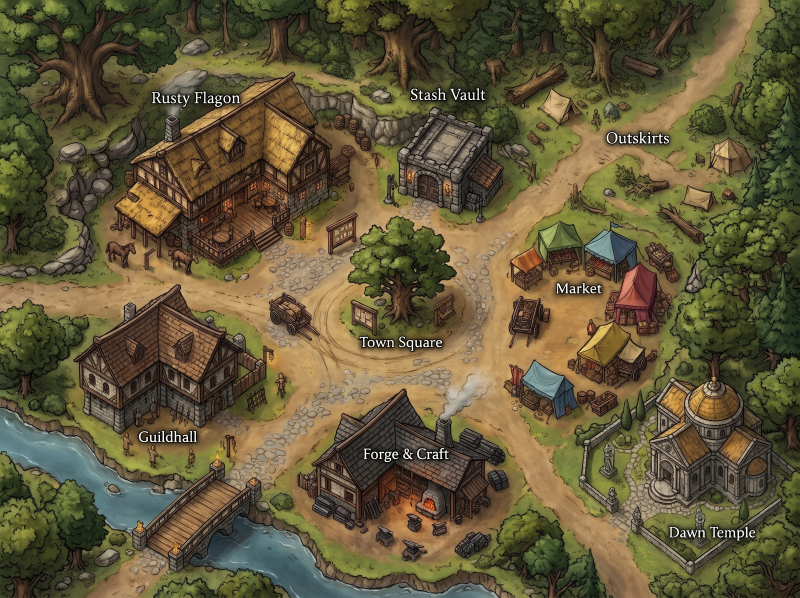
#> input picture Gemini_Generated_Image_8g96pf8g96pf8g96.jpg, 2400 x 1792 px (shown at 1/3 size)
$ python -i generate_all_tokens.py   (imports and definitions only)
#> lines starting #> are read from the running program, lines starting #| are printed output that depends on the picture
#> further down, picture is the input picture: PIL image 2400x1792 RGB; mean R, G, B 98.7, 88.6, 57.9
#!/usr/bin/env python3
"""
Chronicles of Oakhaven — 504 Race x Class Round Token Batch Generator
Uses the official Google GenAI SDK (google-genai >= 3.5.0) with Gemini Nano Banana 2.1
to generate unique illustrated round portraits for every Race x Class combination
in the exact hand-drawn dark ink & warm watercolor/gouache style of the Oakhaven map.

Usage:
  1. pip install -U google-genai pillow
  2. Set your Gemini API key:
       PowerShell:  $env:GEMINI_API_KEY="YOUR_KEY_HERE"
  3. Run:
       python scripts/generate_all_tokens.py                  # Generate all missing tokens (500 remaining)
       python scripts/generate_all_tokens.py --races human bearfolk elf
       python scripts/generate_all_tokens.py --model gemini-3.1-flash-lite-image --workers 4
       python scripts/generate_all_tokens.py --dry-run
"""
import argparse
import base64
import concurrent.futures
import io
import os
import sys
import time
from PIL import Image, ImageDraw

OUT_DIR = os.path.join("images", "tokens")
REF_MAP_PATH = "Gemini_Generated_Image_8g96pf8g96pf8g96.jpg"
REF_TOKEN_PATH = os.path.join("images", "Yogi Bee Token 2.png")
TOKEN_SIZE = 512

RACES = {
    "human": "Human frontier adventurer",
    "elf": "High Elf with long pointed ears, silver-blonde hair, and regal features",
    "dwarf": "Mountain Dwarf with stout build and thick braided auburn beard",
    "halfling": "Halfling with curly hair and nimble cheerful features",
    "half_orc": "Half-Orc with olive-green skin, lower tusks, and fierce brow",
    "bearfolk": "Bearfolk anthropomorphic brown grizzly bear",
    "centaur": "Centaur with noble human upper body and equine heritage harness",
    "dhampir": "Dhampir pale aristocratic half-vampire with subtle fangs",
    "midgard_dwarf": "Midgard Dwarf ring-forger with silver-streaked braided beard",
    "midgard_elf": "Midgard River Elf with pointed ears and dark hair woven with autumn leaves",
    "gearforged": "Gearforged living clockwork construct made of riveted brass, copper gears, and glowing amber eyes",
    "gnoll": "Gnoll anthropomorphic spotted hyena with tufted mane",
    "midgard_gnome": "Midgard Gnome with expressive eyes and clever tinkering goggles",
    "elfmarked_human": "Elfmarked Human with subtly pointed ears and arcane-touched features",
    "kariv_human": "Kariv Human nomadic traveler with colorful embroidered scarf and gold earrings",
    "midgard_kobold": "Midgard Kobold small scaled reptilian dragon-kin with clever golden eyes",
    "minotaur": "Minotaur horned bull-headed warrior with brass nose ring",
    "ratfolk": "Ratfolk anthropomorphic whisker-twitching rat adventurer",
    "ravenfolk": "Ravenfolk anthropomorphic glossy black-feathered raven humanoid with sharp beak",
    "shadow_fey": "Shadow Fey pale twilight elf with dark horns and nocturnal elegance",
    "trollkin": "Trollkin rugged green-grey tusked giant-kin with rough hide",
    "winterfolk_halfling": "Winterfolk Halfling bundled in frost-trimmed northern furs",
    "alseid": "Alseid woodland deer-centaur fey with delicate branching antlers",
    "erina": "Erina anthropomorphic hedgehog folk with bristling quills and bright dark eyes",
    "piney": "Piney wooden forest-folk with bark skin, pine-needle hair, and glowing sap eyes",
    "catfolk": "Catfolk anthropomorphic tawny feline adventurer with pointed ears and whiskers",
    "darakhul": "Darakhul gaunt pale underground ghoul-kin adventurer in hooded cloak",
    "derro": "Derro wild-eyed pale-blue subterranean dwarf with unruly white hair",
    "drow": "Drow obsidian-skinned dark elf with stark white hair and pointed ears",
    "southlands_dwarf": "Southlands Dwarf sun-bronzed desert dwarf with beaded black beard",
    "southlands_elf": "Southlands Elf sun-kissed desert elf with golden jewelry and pointed ears",
    "forest_gnome": "Forest Gnome mossy-haired woodland gnome with leaf accents",
    "midgard_halfling": "Midgard Halfling traveler with weathered hood and lucky charms",
    "mushroomfolk": "Mushroomfolk anthropomorphic myconid with spotted glowing mushroom cap head",
    "satarre": "Satarre gaunt pale planar-touched humanoid with glowing faint runes on skin",
    "shade": "Shade umbral shadow-wreathed humanoid with smoky glowing eyes",
}

CLASSES = {
    "warrior": "Warrior wearing steel plate and leather armor holding an iron longsword and shield",
    "rogue": "Rogue wearing a hooded dark leather cloak holding twin gleaming steel daggers",
    "arcanist": "Wizard wearing deep blue-and-gold scholar robes holding a glowing runed oak staff and spellbook",
    "cleric": "Cleric wearing gilded mail and white-and-gold vestments wielding a radiant blessed mace and sun shield",
    "ranger": "Ranger wearing a forest-green scout cloak and leather armor with a recurve bow and quiver",
    "barbarian": "Barbarian wearing rugged fur pelts and bone talismans wielding a massive notched greataxe",
    "bard": "Bard wearing a feathered cap and crimson-and-gold doublet strumming a carved wooden lute",
    "druid": "Druid adorned with oak leaves and moss-green robes holding a gnarled living-wood staff glowing with emerald magic",
    "monk": "Monk wearing saffron-and-brown wrapped martial robes in an unarmed combat stance with golden ki aura around wrapped fists",
    "paladin": "Paladin wearing shining fluted plate armor and crimson tabard wielding a glowing golden greatsword",
    "sorcerer": "Sorcerer wearing a dramatic embroidered cloak channeling crackling fire and lightning between bare hands",
    "warlock": "Warlock wearing a dark tattered hooded mantle holding a rune-etched pact grimoire with eerie violet-emerald eldritch energy",
    "theurge": "Theurge wearing royal ivory-and-sapphire vestments holding an illuminated arcane-divine libram with golden holy and blue arcane light",
    "witch": "Witch wearing a pointed wide-brimmed hat and herbalist shawl holding a twisted hawthorn wand and glowing green potion vial",
}


def make_circular_token(img: Image.Image) -> Image.Image:
    w, h = img.size
#> w = 2400; h = 1792
    side = min(w, h)
#> side = 1792
    left = (w - side) // 2
#> left = 304
    top = (h - side) // 2
#> top = 0
    im = img.crop((left, top, left + side, top + side)).resize((TOKEN_SIZE, TOKEN_SIZE), Image.Resampling.LANCZOS).convert("RGBA")
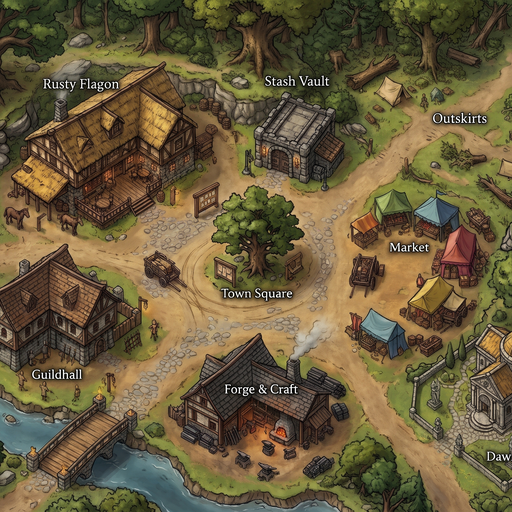
#> im: PIL image 512x512 RGBA; mean R, G, B, A 105.8, 92.1, 61, 255

    mask = Image.new("L", (TOKEN_SIZE * 2, TOKEN_SIZE * 2), 0)
#> mask: PIL image 1024x1024 L; every value is 0
    md = ImageDraw.Draw(mask)
    pad = 12
    md.ellipse((pad, pad, TOKEN_SIZE * 2 - pad, TOKEN_SIZE * 2 - pad), fill=255)
    mask = mask.resize((TOKEN_SIZE, TOKEN_SIZE), Image.Resampling.LANCZOS)
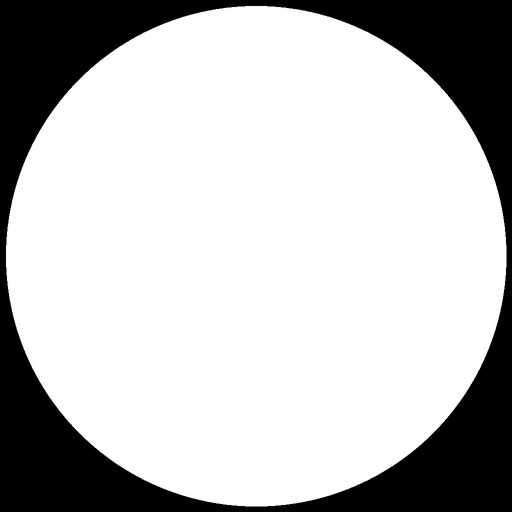
#> mask: PIL image 512x512 L; min 0, max 255, mean 191.3

    out = Image.new("RGBA", (TOKEN_SIZE, TOKEN_SIZE), (0, 0, 0, 0))
#> out: PIL image 512x512 RGBA; every value is 0
    out.paste(im, (0, 0), mask)
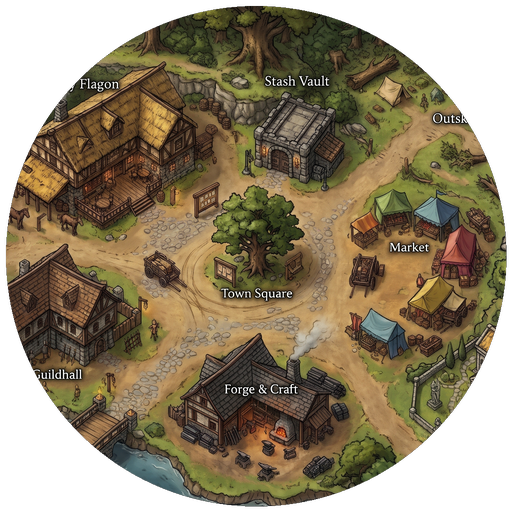
#> out: PIL image 512x512 RGBA; mean R, G, B, A 83.3, 70.5, 46.5, 191.3; transparent parts drawn white

    ring = Image.new("RGBA", (TOKEN_SIZE * 2, TOKEN_SIZE * 2), (0, 0, 0, 0))
#> ring: PIL image 1024x1024 RGBA; every value is 0
    rd = ImageDraw.Draw(ring)
    rd.ellipse((pad, pad, TOKEN_SIZE * 2 - pad, TOKEN_SIZE * 2 - pad), outline=(30, 24, 19, 255), width=46)
    rd.ellipse((pad + 40, pad + 40, TOKEN_SIZE * 2 - pad - 40, TOKEN_SIZE * 2 - pad - 40), outline=(212, 168, 84, 235), width=10)
    rd.ellipse((pad + 4, pad + 4, TOKEN_SIZE * 2 - pad - 4, TOKEN_SIZE * 2 - pad - 4), outline=(12, 10, 8, 255), width=8)
    ring = ring.resize((TOKEN_SIZE, TOKEN_SIZE), Image.Resampling.LANCZOS)
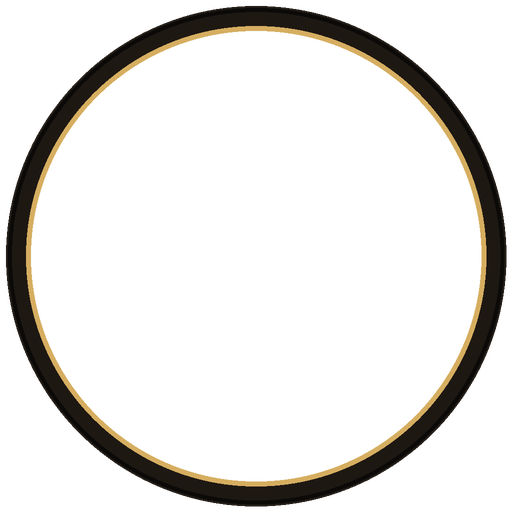
#> ring: PIL image 512x512 RGBA; mean R, G, B, A 11, 8.7, 4.7, 35.8; transparent parts drawn white
    return Image.alpha_composite(out, ring)
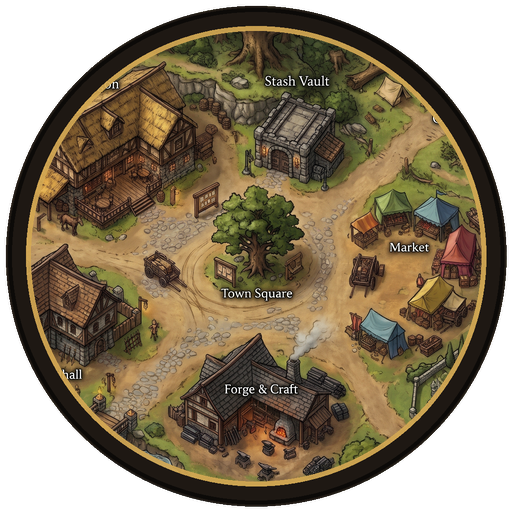
#> returned value: PIL image 512x512 RGBA; mean R, G, B, A 78.4, 64.9, 42.6, 191.6; transparent parts drawn white


def load_b64(path: str) -> str:
    with open(path, "rb") as f:
        return base64.b64encode(f.read()).decode("ascii")


# [106 lines left out: functions generate_one, main, not called in this run]


# [2 lines not run here, left out]

>>> from PIL import Image
>>> picture = Image.open('../Gemini_Generated_Image_8g96pf8g96pf8g96.jpg')
>>> result = make_circular_token(picture)
